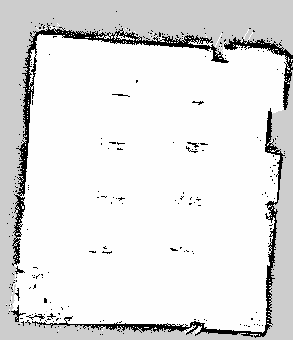
#> input picture post_processing/map3.pgm, 293 x 340 px
$ jupyter execute Postprocessing.ipynb   (older library calls are emulated)
#> lines starting #> are read from the running program, lines starting #| are printed output that depends on the picture; after the words box and inside, x2 and y2 are one past the last pixel; in counts of white or black regions, pixels touching at a corner belong together; long printed decimals are rounded
# 1. Imports

[cell 1]
import matplotlib.pyplot as plt
import numpy as np
import cv2
from skimage.io import imread
from PIL import Image
import matplotlib.font_manager as fm
from matplotlib_scalebar.scalebar import ScaleBar

# 2. Map loading

[cell 2]
#reading of image
img_pil = Image.open("map3.pgm")
#> img_pil is the input picture: PIL image 293x340 L; min 0, max 254, mean 227

# 3. Preprocessing

### Rotate image
### convert to binary image
### invert image to use edge detection
### Apply filters for better feature extraction

[cell 3]
rotate_img= img_pil.rotate(4,expand=1,fillcolor=(205))
img = np.array(rotate_img)
rgb = cv2.cvtColor(img,cv2.COLOR_GRAY2RGB)
rgb_copy = rgb.copy()

# trinary to binary image
idx_grey = img==205
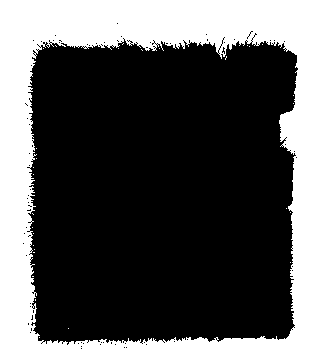
#> idx_grey: shape (360, 317) bool; 33.3% white; 30 white regions (29 under 20 px), largest, box (x1, y1, x2, y2) and area: (0, 0, 317, 360) 37955
binary_img = img.copy()
binary_img[idx_grey]=255
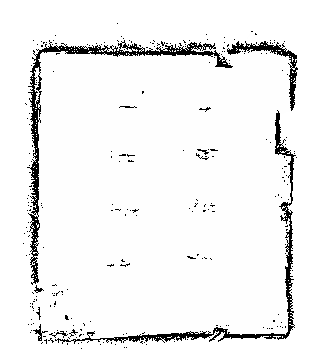
#> binary_img: shape (360, 317); min 0, max 255, mean 240.8
binary_img =cv2.threshold(img,210,255,cv2.THRESH_BINARY)[1]
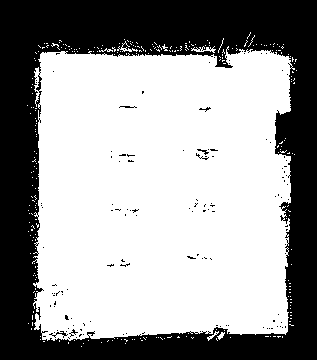
#> binary_img: shape (360, 317); 61.4% white; 128 black regions (121 under 20 px), largest, box (x1, y1, x2, y2) and area: (0, 0, 317, 360) 43608, (49, 331, 68, 338) 39, (197, 149, 209, 155) 26

# invert image for processing
inv_img = ~binary_img

[cell 4]
def plot_imgs(imgs):
    fig = plt.figure(figsize=(20, 10))

    # setting values to rows and column variables
    rows = 1
    columns = len(imgs)
#> columns = 4

    for idx, img_ in enumerate(imgs):

        # Adds a subplot at the 1st position
        fig.add_subplot(rows, columns, idx+1)

        # showing image
        plt.imshow(img_,cmap='gray')
        plt.axis('off')
        plt.title("Raw")
#> this loop made 4 passes

[cell 5]
plot_imgs([img_pil, img, binary_img, inv_img])

[cell 6]
# tryout of different filters, none of them were actually beneficial
kernel_size = 3
blur_gray = cv2.GaussianBlur(img,(kernel_size, kernel_size),0)
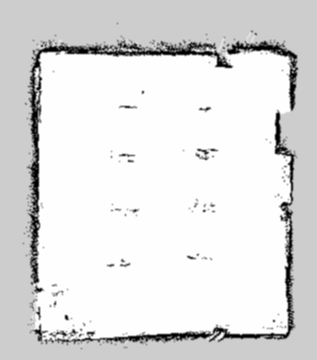
#> blur_gray: shape (360, 317); min 0, max 254, mean 224.2
sharpened = cv2.bilateralFilter(img, 9, 75, 75)
kernel = cv2.getStructuringElement(cv2.MORPH_ELLIPSE, (20,20))
morph = cv2.morphologyEx(img, cv2.MORPH_OPEN, kernel)
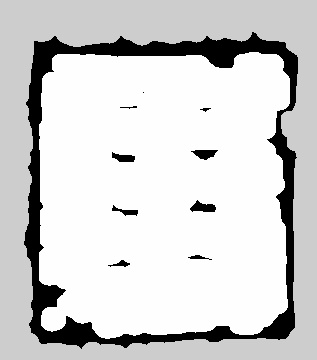
#> morph: shape (360, 317); min 0, max 254, mean 208.7
kernel_sharp = np.array([[-1,-1,-1], [-1,9,-1], [-1,-1,-1]])
sharpened_morph = cv2.filter2D(morph, -1, kernel_sharp)
kernel_close = np.ones((50, 50), np.uint8)
closing = cv2.morphologyEx(img, cv2.MORPH_CLOSE, kernel_close)
#> closing: shape (360, 317); values 205 (black) and 254 (white), 73.9% white; 4 black regions, box (x1, y1, x2, y2) and area: (0, 0, 317, 360) 24750, (292, 156, 317, 250) 2350, (292, 85, 317, 154) 1725, (287, 327, 317, 360) 977
kernel = np.ones((5,5),np.uint8)
dil = cv2.dilate(binary_img,kernel,iterations=2)
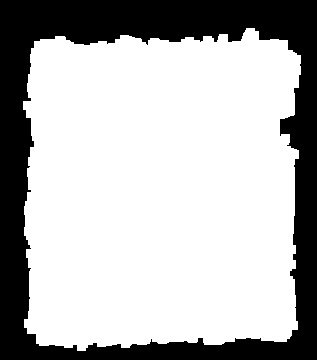
#> dil: shape (360, 317); 71% white; 1 black region, box (x1, y1, x2, y2) and area: (0, 0, 317, 360) 33148

# 4. Blob detection of obstacles

[cell 7]
# blob detection in the middle of the image --> ROI
c1 = int(morph.shape[0]/2)
#> c1 = 180
r1 = int(morph.shape[1]/2)
#> r1 = 158

#ROI
roi_morph = morph[c1-100:c1+100,r1-100:r1+100]
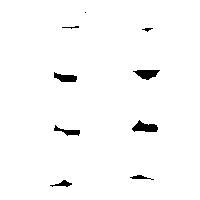
#> roi_morph: shape (200, 200); values 0 (black) and 254 (white), 98% white; 9 black regions (1 under 20 px), largest, box (x1, y1, x2, y2) and area: (132, 120, 158, 132) 192, (133, 70, 160, 80) 169, (54, 72, 77, 82) 146
data = roi_morph / roi_morph.max() #normalizes data in range 0 - 255
data = 255 * data
roi_morph = data.astype(np.uint8)
detector = cv2.SimpleBlobDetector()

# Detect blobs.
params = cv2.SimpleBlobDetector_Params()

# Change thresholds
params.minThreshold = 10
params.maxThreshold = 200


# Filter by Area.
params.filterByArea = True
params.minArea = 10

# Filter by Circularity
params.filterByCircularity = False
params.minCircularity = 0.1

# Filter by Convexity
params.filterByConvexity = False
params.minConvexity = 0.87

# Filter by Inertia
params.filterByInertia = False
params.minInertiaRatio = 0.01

# Create a detector with the parameters

# OLD: detector = cv2.SimpleBlobDetector(params)
detector = cv2.SimpleBlobDetector_create(params)


# Detect blobs.
keypoints = detector.detect(roi_morph)
#> keypoints = 8 keypoints; (x, y, size): (145, 127, 18.5), (65, 77, 16.5), (146, 73, 16.3), (67, 131, 16.2), (62, 184, 12.6), (139, 177, 11.6), (71, 27, 9.7), (147, 29, 6.4)
# use of keypoints later!!!
im_with_keypoints = cv2.drawKeypoints(roi_morph, keypoints, np.array([]), (100), cv2.DRAW_MATCHES_FLAGS_DRAW_RICH_KEYPOINTS)
plot_imgs([roi_morph, im_with_keypoints])
#> the loop in plot_imgs (call 2), `for idx, img_ in enumerate(imgs):` made 2 passes

# 5. Canny Edge detection of ground plan
### Detect all possible edges
### use biggest edge to calculate area

[cell 8]
#Edge detection on image
from scipy import ndimage as ndi
from skimage import feature


sig= 3.9
edges_bin = feature.canny(binary_img, sigma=sig)
#> edges_bin: shape (360, 317) bool; 1.2% white in thin lines or dots, all inside (x1, y1, x2, y2) = (34, 43, 291, 341)
edges_inv = feature.canny(inv_img, sigma=sig)
edges_blur = feature.canny(blur_gray, sigma=sig)
#> edges_blur: shape (360, 317) bool; 2% white in thin lines or dots, all inside (x1, y1, x2, y2) = (28, 41, 299, 346)
edges_morph = feature.canny(morph, sigma=sig)
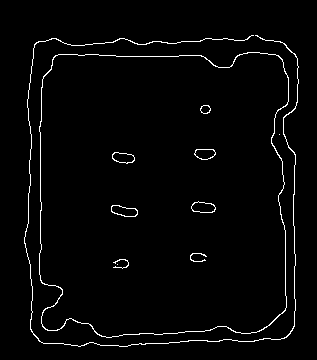
#> edges_morph: shape (360, 317) bool; 2.4% white in thin lines or dots, all inside (x1, y1, x2, y2) = (24, 35, 299, 347)
edges_imgs = [edges_bin]


plot_imgs(edges_imgs)

[cell 9]
# Contour and polygon detection
edges_closed_arr = []
areas = []
polygons = []
for edge_img in edges_imgs:
    data = edges_bin / edges_bin.max() #normalizes data in range 0 - 255
    data = 255 * data
    gray_edges_bin = data.astype(np.uint8)
    kernel_close = np.ones((5, 5), np.uint8)
    edges_closed=cv2.morphologyEx(gray_edges_bin, cv2.MORPH_CLOSE, kernel_close)
    contours,_=cv2.findContours(edges_closed, cv2.RETR_TREE,
                            cv2.CHAIN_APPROX_SIMPLE)

    # Searching through every region selected to
    # find the required polygon.
    result = []
    max_area = 0
    max_poly = None
    for cnt in contours :
        area = cv2.contourArea(cnt)

        # Shortlisting the regions based on there area.
        if area > max_area:
            max_poly = cv2.approxPolyDP(cnt,
                                  0.009 * cv2.arcLength(cnt, True), True)
            max_area = area
    areas.append(max_area)
    polygons.append(max_poly)
#> this loop made 1 pass
#> after the loop, areas = [69742.5]; polygons = 1 contour; box (x1, y1, x2, y2) and area: (40, 51, 291, 340) 68330
# generate
area = areas[0]
#> area = 69742.5
polygon = polygons[0]
#> polygon = contour of 11 points, box (x1, y1, x2, y2) (40, 51, 291, 340), area 68330
print("area is around ", area*9/10000, "m2")
#| area is around  62.768 m2

[cell 10]
# save of postprocessed
def plot_postprocessed(rgb, polygon, area, keypoints,color):
#> called with polygon = array of shape (11, 1, 2), area = 69742.5, color = (0, 0, 255)
    plt.figure(figsize=(20, 10))


    font = cv2.FONT_HERSHEY_SIMPLEX

    # org
    org = (5, 20)

    # fontScale
    fontScale = 0.6

    # Red color in BGR
    color = color

    # Line thickness of 2 px
    thickness = 2
    cv2.putText(rgb, 'Area = {} m2'.format(round(area*9/10000,2)), org, font,
                   fontScale, color, 1, cv2.LINE_AA)
    cv2.drawContours(rgb, [polygon], 0, color,thickness)
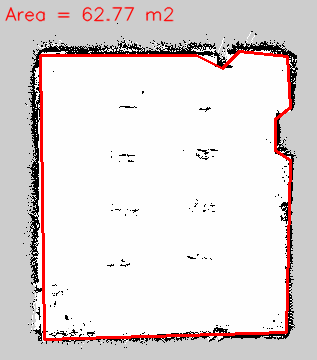
#> rgb: shape (360, 317, 3); mean B, G, R 218.6, 218.6, 226.7
    convert_keypoints = cv2.KeyPoint_convert(keypoints)
#> convert_keypoints = [[62.14, 183.7], [139.4, 177], [67.3, 130.9], [144.7, 127.1], [65.15, 77.38], [146.4, 73.29], [147, 28.85], [70.79, 26.88]]
    for kp in convert_keypoints:
        pad_x = (rgb.shape[1]-200)/2
        pad_y = (rgb.shape[0]-200)/2
        start_point_x = int( kp[0]+ (pad_x)-10)
        start_point_y = int(kp[1] +(pad_y)-5)

        end_point_x = int(kp[0]+(pad_x)+10)
        end_point_y = int(kp[1]+(pad_y)+5)
        start_point = [start_point_x, start_point_y]
        end_point = [end_point_x, end_point_y]
        cv2.rectangle(rgb, start_point, end_point, color, thickness)
#> this loop made 8 passes
#> (kp, start_point_x, start_point_y, end_point_x, end_point_y) on passes 1 to 8: ([62.14, 183.7], 110, 258, 130, 268), ([139.4, 177], 187, 252, 207, 262), ([67.3, 130.9], 115, 205, 135, 215), ([144.7, 127.1], 193, 202, 213, 212), ([65.15, 77.38], 113, 152, 133, 162), ([146.4, 73.29], 194, 148, 214, 158), ([147, 28.85], 195, 103, 215, 113), ([70.79, 26.88], 119, 101, 139, 111)
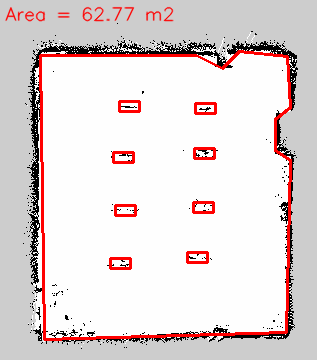
#> rgb: shape (360, 317, 3); 1.23% of pixels changed, all inside (x1, y1, x2, y2) = (109, 100, 217, 270)
    plt.imshow(rgb)
    scalebar = ScaleBar(0.03, location="lower center",fixed_value=8, color= "blue") # 1 pixel = 0.2 meter
    scalebar2 = ScaleBar(0.03, location="center right", rotation="vertical", fixed_value=10, color="blue") # 1 pixel = 0.2 meter
    plt.gca().add_artist(scalebar)
    plt.gca().add_artist(scalebar2)
    plt.axis('off')
    plt.savefig('postprocessed.png',transparent=True)

[cell 11]
#save of original
plt.figure(figsize=(20, 10))
plt.imshow(img_pil, cmap="gray")
plt.axis('off')
plt.savefig('raw.png',transparent=True)

# 6. Construct final image
### mark ground plan edges
### mark obstacles
### show calculated area

[cell 12]
rgb_copy = rgb.copy()
plot_postprocessed(rgb_copy,polygon, area,keypoints,(0,0,255))
#> (the call stopped at in plot_postprocessed, `scalebar = ScaleBar(0.03, location="lower center",fixed_value=8, color..`: matplotlib_scalebar is not available in this run)
